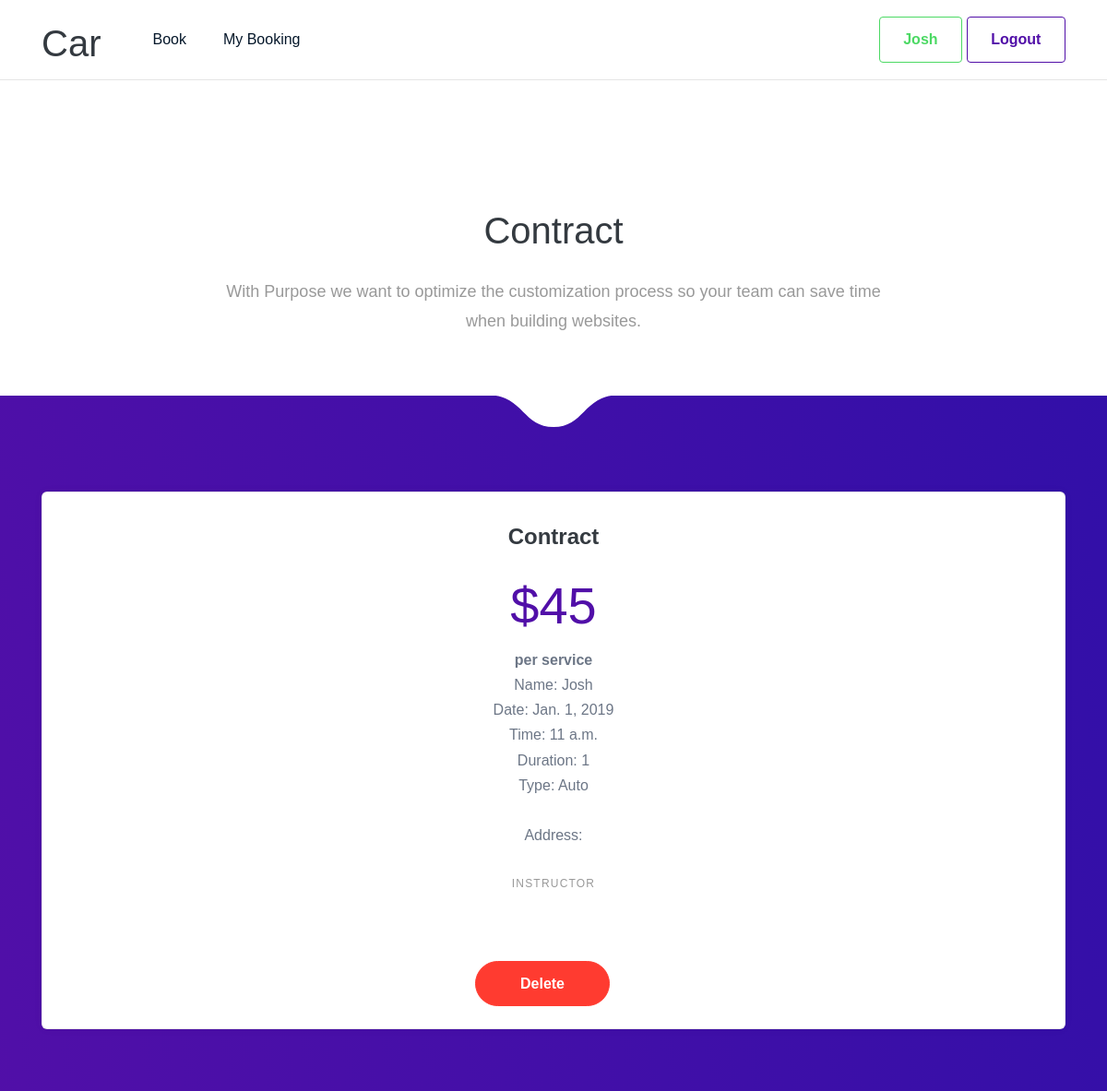
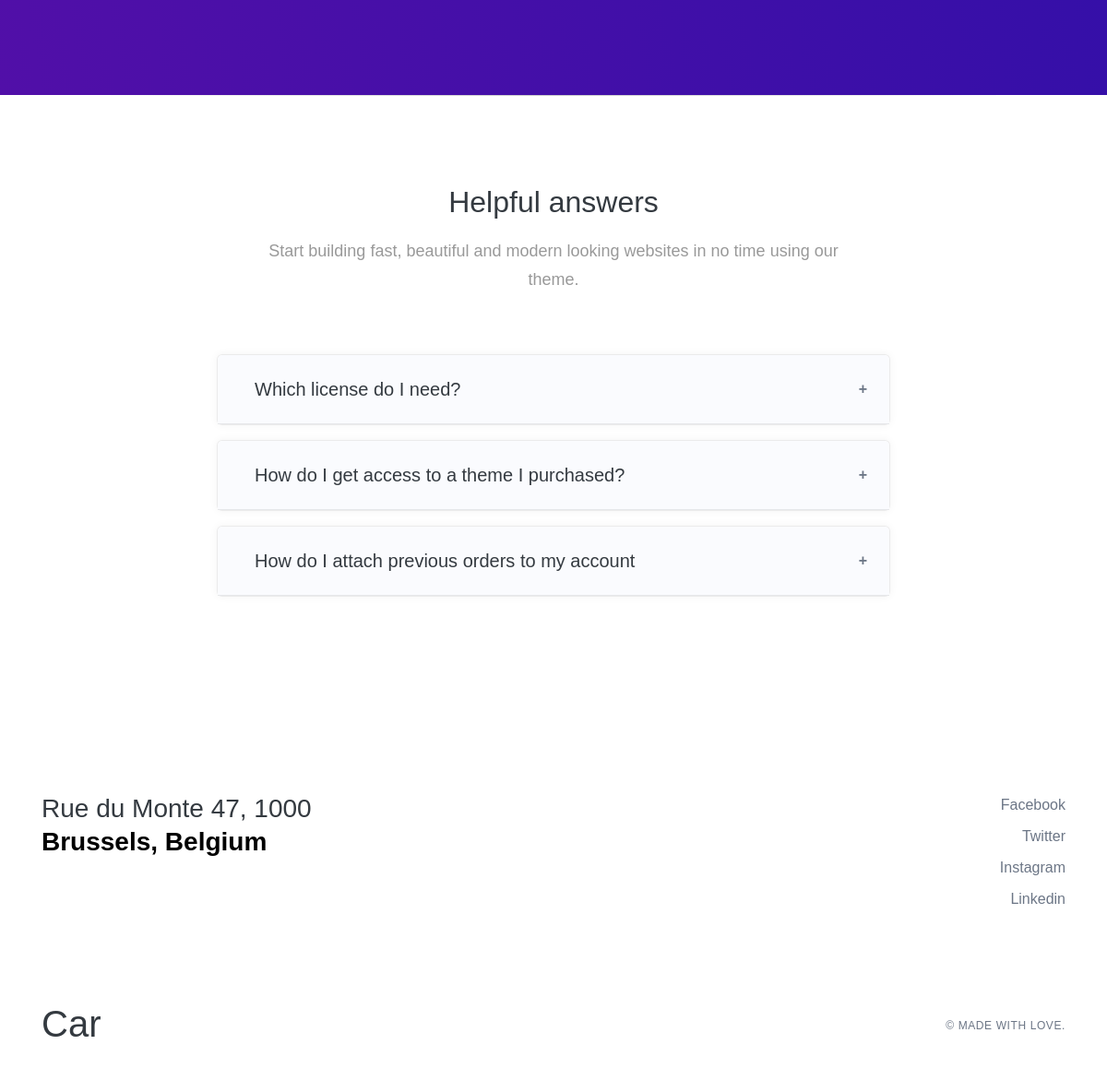
Screenshot of /accept_job/71/ (signed in) with the database file from the repository (2 pictures, top to bottom).
### leasson/models.py (models this page shows, shortened)
class Lesson(models.Model):
	SERVICE_TYPE = (
        ('Manual', 'Manual'),
        ('Auto', 'Auto'),
    )
	name = models.ForeignKey(Profile, on_delete=models.CASCADE, default=1)
	slug = models.SlugField(max_length=140, unique=True, null = False, blank = True)
	service_type = models.CharField(max_length=10, choices=SERVICE_TYPE, default='Auto')
	duration = models.PositiveIntegerField( default=1)
	date = models.DateField(default = timezone.now)
	time = models.TimeField(default = timezone.now)
	instructor = models.ForeignKey(Profile, on_delete=models.CASCADE, null=True, blank=True, related_name ='instructor')
	class Meta:
		ordering = ("-date", "time")

### accounts/models.py (models this page shows, shortened)
class Profile(models.Model):
    GROUP_TYPE = (
        ('Learner', 'Learner'),
        ('Instructor', 'Instructor'),
    )
    user = models.OneToOneField(User, on_delete=models.CASCADE)
    grouptype = models.CharField(max_length=10, choices=GROUP_TYPE, default='Learner')
    def create_user_profile(sender, instance, created, **kwargs):
        if created:
            Profile.objects.create(user=instance)
    post_save.connect(create_user_profile, sender=User)
    def __str__(self):
        return self.user.username

### leasson/views.py (the view)
# urls.py: url(r'^accept_job/(?P<slug>[-\w]+)/$', views.accept_jobs, name='accept_jobs'),
@login_required
def accept_jobs(request, slug):
   object_list = get_object_or_404(Lesson, slug= slug)
   if request.method == "POST":
        form = AcceptLeassonForm(
                                    request.POST, instance=object_list)
        if form.is_valid():
          new_item = form.save(commit=False)
          new_item.instructor = request.user.profile
          new_item.save()
          return render(request, 'leasson/AccaptJob.html',{'object_list': object_list,})
        else:
          messages.error(request, 'Error adding new post')
   else:
        form = AcceptLeassonForm()
   return render(request, 'leasson/LeassonDeatil.html',{'object_list': object_list,
                                                    'form':form} )

### leasson/templates/leasson/LeassonDeatil.html (shortened to what this page needs)
{% extends "base.html" %}
{% load crispy_forms_tags %}
{% block content %}
<section class="slice slice-xl pb-md">
            <div class="container pt-lg-lg">
                <div class="row row-grid justify-content-center">
                    <div class="col-lg-8 text-center">
                        <h2 class="heading h1 mb-4"> Contract </h2>
                        <p class="lead lh-180">With Purpose we want to optimize the customization process so your team can save time when building websites.</p>
                    </div>
                </div>
            </div>
        </section>
<section class="slice slice-lg bg-gradient-primary">
            <span class="tongue tongue-top"></span>
            <div class="container">
                <div class="mb-md text-center">
                <div class="row">
    <div class="col-lg-12 " style="padding-bottom: 10px;">
        <div class="card">
            <div class="card-body ">
                            <h4 class="mb-4">Contract</h4>
                            <h1 class="display-4 text-primary text-center" data-pricing-value="100">$<span class="price">45</span></h1>
                            <span class="h6 text-muted">per service</span>
                            <ul class="list-unstyled mb-4">
                                <li>Name: {{object_list.name}}</li>
                                <li>Date: {{object_list.date}}</li>
                                <li>Time: {{object_list.time}}</li>
                                <li>Duration: {{object_list.duration}}</li>
                                <li>Type: {{object_list.service_type}}</li>
                                <br>
                                 <li>Address:
</li>
                            </ul>
                                    {% if object_list.instructor  %}
        <p class="card-text"> {{object_list.instructor}} will be your instructor for this leasson!</p>
        {%elif object_list.name.user == user %}
          <form action="{% url 'leasson:leasson_delete' object_list.slug %}" method="post">
          {{ form|crispy }}
                      <button type="submit" name='leasson_id' value="{{leasson.id}}" class="btn btn-danger btn-circle px-5 mr-lg-4">Delete</button>
        </form>
        {%else%}
        <form action="{% url 'leasson:accept_jobs' object_list.slug %}" method="post">
          {% csrf_token %}
          {{ form|crispy }}
                      <button type="submit" name='leasson_id' value="{{leasson.id}}" class="btn btn-primary btn-circle px-5 mr-lg-4">Accept</button>
        </form>
        {%endif%}
                        </div>
                    </div>
                </div>
            </div>
        </section>
<section class="slice slice-lg delimiter-top">
            <div class="container">
                <div class="mb-md text-center">
                    <h3 class="heading h2">Helpful answers</h3>
                    <div class="fluid-paragraph mt-3">
                        <p class="lead">Start building fast, beautiful and modern looking websites in no time using our theme.</p>
                    </div>
                </div>
                <div class="row justify-content-center">
                    <div class="col-lg-8">
                        <div id="accordion_1" data-accordion="1">
                            <div class="card mb-3">
                                <div class="card-header bg-secondary py-4 collapsed" id="heading_1_1" data-toggle="collapse" data-target="#collapse_1_1" aria-expanded="false" aria-controls="collapse_1_1">
                                    <h5 class="heading h5 font-weight-normal mb-0">Which license do I need?</h5>
                                </div>
                            </div>
                            <div class="card mb-3">
                                <div class="card-header bg-secondary py-4 collapsed" id="heading_1_2" data-toggle="collapse" data-target="#collapse_1_2" aria-expanded="false" aria-controls="collapse_1_2">
                                    <h5 class="heading h5 font-weight-normal mb-0">How do I get access to a theme I purchased?</h5>
                                </div>
                            </div>
                            <div class="card mb-3">
                                <div class="card-header bg-secondary py-4 collapsed" id="heading_1_3" data-toggle="collapse" data-target="#collapse_1_3" aria-expanded="false" aria-controls="collapse_1_3">
                                    <h5 class="heading h5 font-weight-normal mb-0">How do I attach previous orders to my account</h5>
                                </div>
                            </div>
                        </div>
                    </div>
                </div>
            </div>
        </section>
{% endblock %}

### accounts/templates/base.html (shortened to what this page needs)
{% load staticfiles %}
{% load bootstrap4 %}
{% load custom_tags %}
<!DOCTYPE html>
<!DOCTYPE html>
<html>
<head>
    <link href="{% static './css/bootstrap.min.css' %}" rel="stylesheet">
     <link href="{% static './css/style.css' %}" rel="stylesheet">
         <link href="{% static './css/theme.min.css' %}" rel="stylesheet">
</head>
<body data-aos-easing="ease" data-aos-duration="800" data-aos-delay="0" class="">
    <header class="header-sticky header-light headroom headroom--not-bottom headroom--pinned headroom--top">
     <nav class="navbar navbar-main navbar-expand-lg navbar-sticky navbar-transparent navbar-light bg-white" id="navbar-main">
            <div class="container">
                <a class="navbar-brand mr-lg-5" href="{% url 'leasson:home' %}">
                   <h1>Car</h1>
                </a>
 {% if user.is_authenticated %}
                <div class="collapse navbar-collapse" id="navbar-main-collapse">
                    <ul class="navbar-nav align-items-lg-center">
                       {% if user.profile.grouptype == "Instructor"%}
                        <li class="nav-item ">
                            <a class="p-2 text-dark" href="{% url 'leasson:dashboard' %}">Dashboard <span class="badge badge-success ml-2">{%totalavailablejobs%}</span></a>
                        </li>
                         <li class="nav-item ">
        <a class="p-2 text-dark" href="{% url 'leasson:MyJob' %}">My Job </a>
                        </li>
        {%else%}
        <li class="nav-item ">
        <a class="p-2 text-dark" href="{% url 'leasson:createleasson' %}">Book</a>
                        </li>
                        <li class="nav-item ">
        <a class="p-2 text-dark" href="{% url 'leasson:my_leasson' %}">My Booking</a>
                        </li>
                        {%endif%}
                         </ul>
{%endif%}
{% if user.is_authenticated %}
                    <ul class="navbar-nav align-items-lg-center ml-lg-auto">
                        <li class="nav-item mr-0">
               <a  class="btn btn-outline-success"  href="{% url 'accounts:profile' %}"  ">{{user.username}}</a>
                  <a class="btn btn-outline-primary" href="{% url 'accounts:logout' %}">Logout</a>
                   {%else%}
               <a class="btn btn-outline-success" href="{% url 'accounts:login' %}">Sign in</a>
               {%endif%}
                        </li>
                    </ul>
                </div>
            </div>
        </nav>
    </header>
      {% block content %}
      {% endblock %}
    <footer>
      <div class="container pb-5">
        <div class="row">
          <div class="col">
            <h2 class="h3">Rue du Monte 47, 1000 <br><b>Brussels, Belgium</b></h2>
          </div>
          <div class="col text-right">
            <ul class="list-group list-group-minimal">
              <li class="list-group-item"><a href="">Facebook</a></li>
              <li class="list-group-item"><a href="">Twitter</a></li>
              <li class="list-group-item"><a href="">Instagram</a></li>
              <li class="list-group-item"><a href="">Linkedin</a></li>
            </ul>
          </div>
        </div>
      </div>
      <div>
        <div class="container py-5">
          <div class="row justify-content-between align-items-center">
            <div class="col">
             <h1> Car</h1>
            </div>
            <div class="col text-right">
              <span class="copyright-text">© Made with love.</span>
            </div>
          </div>
        </div>
      </div>
    </footer>
</body>

### rows the page displays
Lesson: name "Josh", date "Jan. 1, 2019", time "11 a.m.", duration "1", service_type "Auto"
Profile: id+user "INSTRUCTOR"

### other values shown
{{ user.username }} "Josh"
